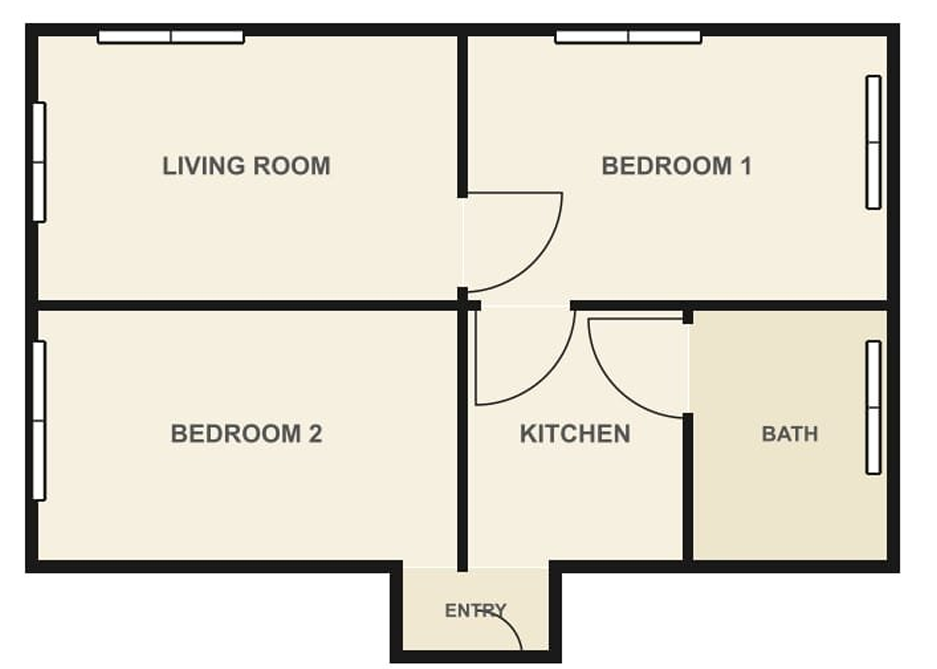
#> input picture sample/plan_a.png, 937 x 669 px
$ python -i image_processor.py   (imports and definitions only)
#> lines starting #> are read from the running program, lines starting #| are printed output that depends on the picture; after the words box and inside, x2 and y2 are one past the last pixel; in counts of white or black regions, pixels touching at a corner belong together
import cv2
import numpy as np
import os


def process_image(image_path):
    """
    Full image processing pipeline:
    1. Grayscale conversion
    2. Binary thresholding (Otsu)
    3. Morphological cleanup
    4. Hough line detection for walls
    Returns processed data needed for graph building.
    """
#> called with image_path = '../sample/plan_a.png'
    img = cv2.imread(image_path)
#> img is the input picture: shape (669, 937, 3); mean B, G, R 209.8, 221.6, 225.7
    if img is None:
        raise FileNotFoundError(f"Cannot read: {image_path}")

    h, w = img.shape[:2]

    # ── Step 1: Grayscale ────────────────────────────────────────
    gray = cv2.cvtColor(img, cv2.COLOR_BGR2GRAY)

    # ── Step 2: Binary (Otsu auto-threshold) ────────────────────
    _, binary = cv2.threshold(gray, 0, 255, cv2.THRESH_BINARY_INV + cv2.THRESH_OTSU)
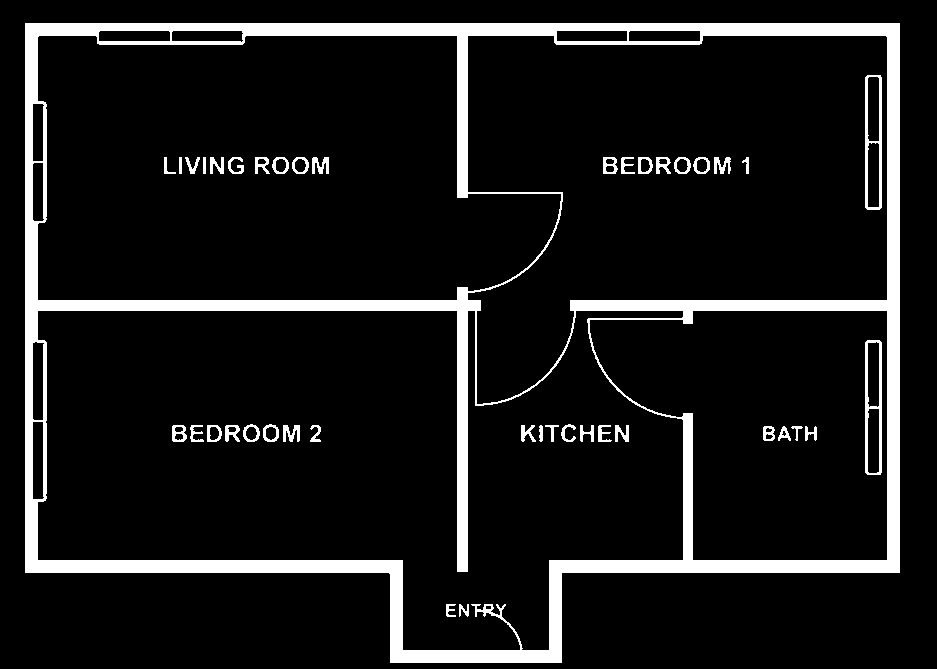
#> binary: shape (669, 937); 9.8% white; 42 white regions, largest, box (x1, y1, x2, y2) and area: (25, 23, 900, 663) 55009, (865, 340, 882, 475) 901, (865, 75, 882, 210) 889

    # ── Step 3: Morphological cleanup ───────────────────────────
    kernel = np.ones((3, 3), np.uint8)
    cleaned = cv2.morphologyEx(binary, cv2.MORPH_OPEN,  kernel, iterations=2)
#> cleaned: shape (669, 937); 8.1% white; 12 white regions, largest, box (x1, y1, x2, y2) and area: (25, 23, 900, 663) 50674, (324, 157, 329, 163) 30, (714, 157, 719, 163) 30
    cleaned = cv2.morphologyEx(cleaned, cv2.MORPH_CLOSE, kernel, iterations=2)

    # ── Step 4: Hough line detection ────────────────────────────
    edges = cv2.Canny(cleaned, 50, 150, apertureSize=3)
#> edges: shape (669, 937); 1.4% white in thin lines or dots, all inside (x1, y1, x2, y2) = (24, 22, 900, 663)
    lines = cv2.HoughLinesP(
        edges,
        rho=1,
        theta=np.pi / 180,
        threshold=60,
        minLineLength=30,
        maxLineGap=8
    )
#> lines = 30 rows, first 6: [26, 22, 898, 22], [38, 299, 456, 299], [39, 310, 455, 310], [563, 572, 899, 572], [550, 559, 682, 559], [469, 35, 556, 35]

    segments = []
    if lines is not None:
        for line in lines:
            x1, y1, x2, y2 = line[0]
            length = float(np.hypot(x2 - x1, y2 - y1))
            angle  = float(np.degrees(np.arctan2(y2 - y1, x2 - x1)))
            segments.append({
                "x1": int(x1), "y1": int(y1),
                "x2": int(x2), "y2": int(y2),
                "length": round(length, 2),
                "angle":  round(angle, 2)
            })
#> this loop made 30 passes
#> (x1, y1, x2, y2, length, angle) on passes 1 to 8: (26, 22, 898, 22, 872, 0), (38, 299, 456, 299, 418, 0), (39, 310, 455, 310, 416, 0), (563, 572, 899, 572, 336, 0), (550, 559, 682, 559, 132, 0), (469, 35, 556, 35, 87, 0), (467, 571, 467, 312, 259, -90), (24, 571, 24, 24, 547, -90)
#> after the loop, segments = 30 items

    # ── Step 5: Room detection via connected components ─────────
    wall_thick = np.ones((7, 7), np.uint8)
    dilated    = cv2.dilate(cleaned, wall_thick, iterations=3)
#> dilated: shape (669, 937); 21.2% white; 6 white regions, box (x1, y1, x2, y2) and area: (16, 14, 909, 669) 128476, (303, 148, 338, 181) 1035, (181, 150, 224, 183) 1019, (606, 418, 638, 449) 848, (274, 416, 309, 440) 828, (705, 148, 739, 172) 805
    inverted   = cv2.bitwise_not(dilated)
    border     = np.zeros_like(inverted)
    cv2.rectangle(border, (5, 5), (w - 5, h - 5), 255, -1)
#> border: shape (669, 937); 97.7% white; 1 black region, box (x1, y1, x2, y2) and area: (0, 0, 937, 669) 14373
    inverted   = cv2.bitwise_and(inverted, border)

    num_labels, labels, stats, centroids = cv2.connectedComponentsWithStats(inverted, connectivity=8)
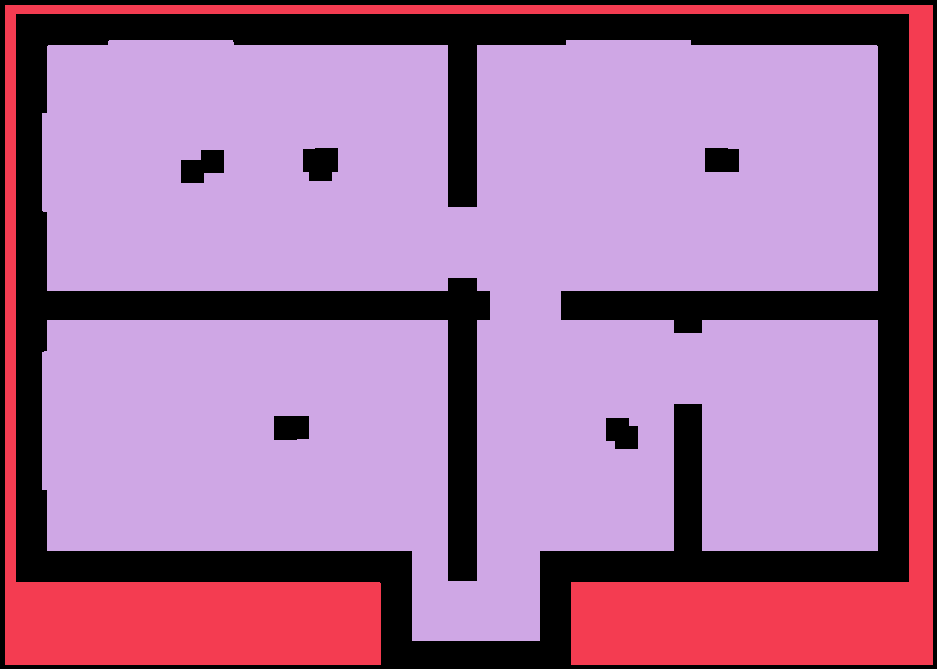
#> labels: shape (669, 937) int32; 3 distinct labels, from 0 to 2; one colour per label, 0 black
#> num_labels = 3; stats = [[0, 0, 937, 669, 146624], [5, 5, 928, 660, 89485], [42, 40, 836, 601, 390744]]; centroids = [[469.4, 320.1], [504.1, 493.4], [459.2, 302.7]]

    rooms = []
    for i in range(1, num_labels):
        area = int(stats[i, cv2.CC_STAT_AREA])
        if area < 4000:
            continue
        rx  = int(stats[i, cv2.CC_STAT_LEFT])
        ry  = int(stats[i, cv2.CC_STAT_TOP])
        rw  = int(stats[i, cv2.CC_STAT_WIDTH])
        rh  = int(stats[i, cv2.CC_STAT_HEIGHT])
        cx  = float(centroids[i][0])
        cy  = float(centroids[i][1])
        rooms.append({
            "id": i,
            "bbox": {"x": rx, "y": ry, "w": rw, "h": rh},
            "area_px": area,
            "centroid": {"x": round(cx, 1), "y": round(cy, 1)}
        })
#> this loop made 2 passes
#> (area, rx, ry, rw, rh, cx, cy) on passes 1 to 2: (89485, 5, 5, 928, 660, 504.1, 493.4), (390744, 42, 40, 836, 601, 459.2, 302.7)
#> after the loop, rooms = 2 items

    print(f"  Image size     : {w}x{h} px")
#|   Image size     : 937x669 px
    print(f"  Wall segments  : {len(segments)}")
#|   Wall segments  : 30
    print(f"  Rooms detected : {len(rooms)}")
#|   Rooms detected : 2

    # ── Save debug images ────────────────────────────────────────
    debug_dir = "output"
    os.makedirs(debug_dir, exist_ok=True)

    # 1. Grayscale
    cv2.imwrite(os.path.join(debug_dir, "debug_1_grayscale.png"), gray)

    # 2. Binary
    cv2.imwrite(os.path.join(debug_dir, "debug_2_binary.png"), cleaned)

    # 3. Hough lines on original
    hough_vis = img.copy()
    for seg in segments:
        cv2.line(hough_vis, (seg["x1"], seg["y1"]), (seg["x2"], seg["y2"]), (0, 255, 0), 2)
#> this loop made 30 passes
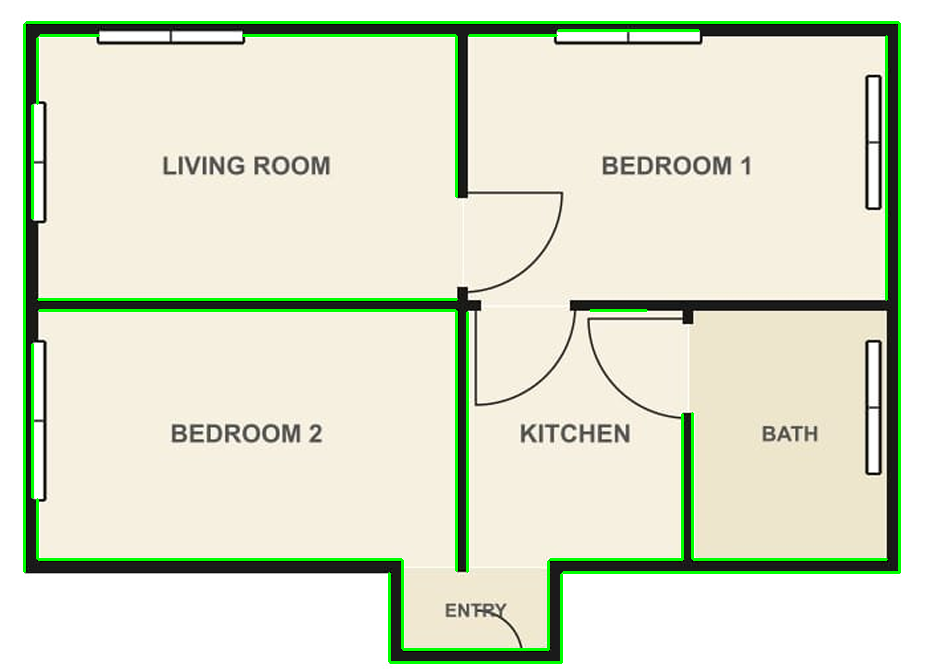
#> hough_vis: shape (669, 937, 3); 3.21% of pixels changed, all inside (x1, y1, x2, y2) = (23, 21, 901, 664)
    cv2.imwrite(os.path.join(debug_dir, "debug_3_hough_lines.png"), hough_vis)

    # 4. Rooms on original
    room_vis = img.copy()
    for r in rooms:
        b = r["bbox"]
        overlay = room_vis.copy()
        cv2.rectangle(overlay, (b["x"], b["y"]), (b["x"]+b["w"], b["y"]+b["h"]), (0, 180, 0), -1)
        cv2.addWeighted(overlay, 0.25, room_vis, 0.75, 0, room_vis)
        cv2.rectangle(room_vis, (b["x"], b["y"]), (b["x"]+b["w"], b["y"]+b["h"]), (0, 220, 0), 2)
        cx2 = b["x"] + b["w"]//2
        cy2 = b["y"] + b["h"]//2
        cv2.putText(room_vis, "R"+str(r["id"]), (cx2-10, cy2), cv2.FONT_HERSHEY_SIMPLEX, 0.6, (0,255,0), 2)
#> this loop made 2 passes
#> (b, cx2, cy2) on passes 1 to 2: ({'x': 5, 'y': 5, 'w': 928, 'h': 660}, 469, 335), ({'x': 42, 'y': 40, 'w': 836, 'h': 601}, 460, 340)
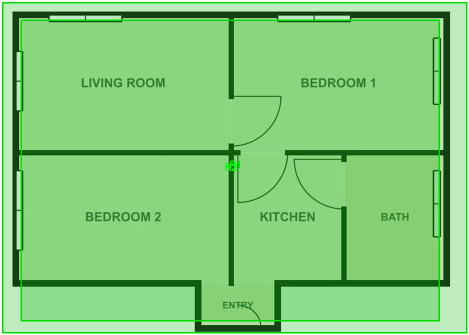
#> room_vis: shape (669, 937, 3) (shown at 1/2 size); mean B, G, R 121.7, 204.6, 130.4
    cv2.imwrite(os.path.join(debug_dir, "debug_4_rooms.png"), room_vis)

    # 5. Full combined
    full_vis = img.copy()
    for seg in segments:
        cv2.line(full_vis, (seg["x1"], seg["y1"]), (seg["x2"], seg["y2"]), (0, 255, 0), 1)
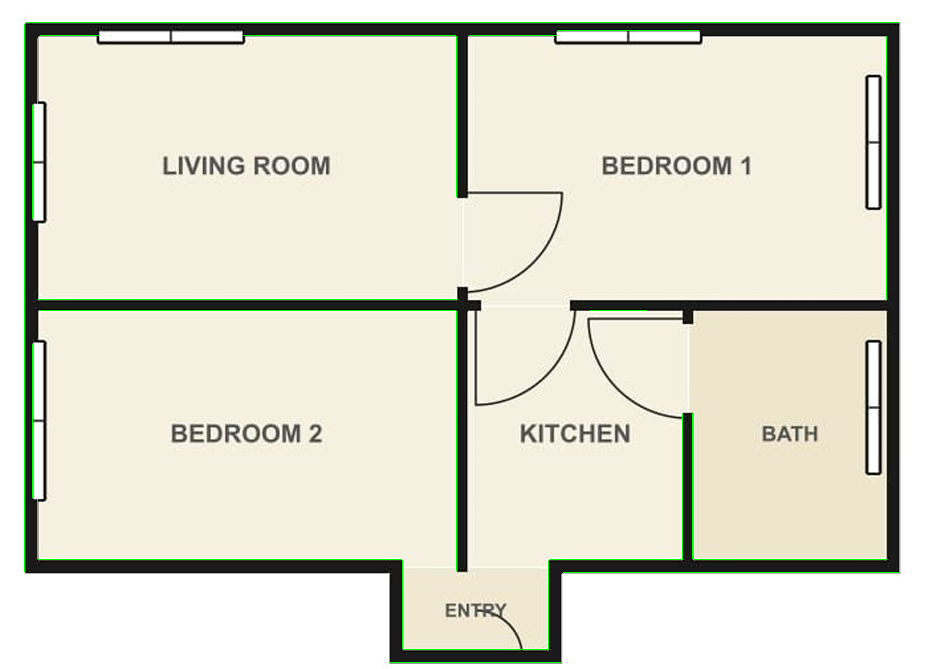
#> full_vis: shape (669, 937, 3); 1.07% of pixels changed, all inside (x1, y1, x2, y2) = (24, 22, 900, 663)
    for r in rooms:
        b = r["bbox"]
        cv2.rectangle(full_vis, (b["x"], b["y"]), (b["x"]+b["w"], b["y"]+b["h"]), (0, 200, 255), 2)
#> this loop made 2 passes
#> b on passes 1 to 2: {'x': 5, 'y': 5, 'w': 928, 'h': 660}, {'x': 42, 'y': 40, 'w': 836, 'h': 601}
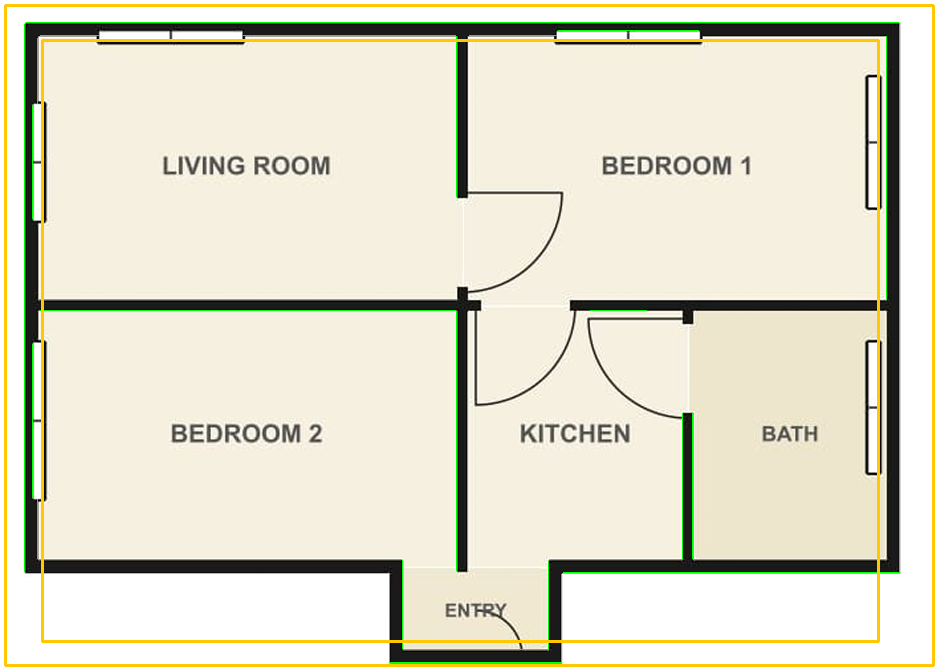
#> full_vis: shape (669, 937, 3); 2.89% of pixels changed, all inside (x1, y1, x2, y2) = (4, 4, 935, 667)
    cv2.imwrite(os.path.join(debug_dir, "debug_5_combined.png"), full_vis)

    print(f"  Debug images saved to output/")
    print(f"    debug_1_grayscale.png")
    print(f"    debug_2_binary.png")
    print(f"    debug_3_hough_lines.png")
    print(f"    debug_4_rooms.png")
    print(f"    debug_5_combined.png")

    return {
        "image_size": {"width": w, "height": h},
        "segments":   segments,
        "rooms":      rooms,
        "gray":       gray,
        "binary":     cleaned
    }

>>> result = process_image('../sample/plan_a.png')
#> result = 5 items

$ run again, on sample/plan_b.png
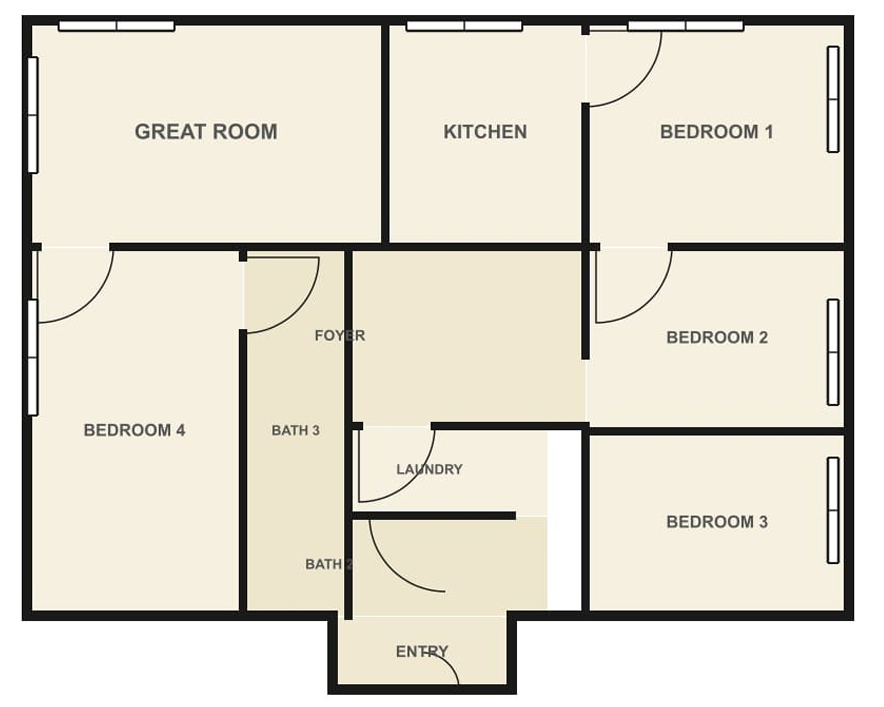
#> input picture sample/plan_b.png, 884 x 707 px
#> in process_image, img is the input picture: shape (707, 884, 3); mean B, G, R 208.1, 220.8, 225.3
#> binary: shape (707, 884); 9.7% white; 72 white regions (1 under 20 px), largest, box (x1, y1, x2, y2) and area: (22, 15, 854, 695) 54939, (827, 298, 840, 406) 585, (826, 457, 840, 564) 583
#> edges: shape (707, 884); 1.8% white in thin lines or dots
#> lines = 51 rows, first 6: [110, 242, 380, 242], [23, 14, 852, 14], [853, 620, 853, 15], [668, 250, 842, 250], [843, 609, 843, 436], [518, 620, 852, 620]
#> the loop in process_image, `for line in lines:` made 51 passes
#> (x1, y1, x2, y2, length, angle) on passes 1 to 8: (110, 242, 380, 242, 270, 0), (23, 14, 852, 14, 829, 0), (853, 620, 853, 15, 605, -90), (668, 250, 842, 250, 174, 0), (843, 609, 843, 436, 173, -90), (518, 620, 852, 620, 334, 0), (21, 619, 21, 16, 603, -90), (32, 609, 352, 609, 320, 0)
#> after the loop in process_image, `for line in lines:`: segments = 51 items
#> dilated: shape (707, 884); 24.2% white; 1 white region, box (x1, y1, x2, y2) and area: (13, 6, 863, 704) 150989
#> border: shape (707, 884); 97.7% white; 1 black region, box (x1, y1, x2, y2) and area: (0, 0, 884, 707) 14238
#> labels: shape (707, 884) int32; 5 distinct labels, from 0 to 4
#> num_labels = 5; stats = [[0, 0, 884, 707, 165020], [5, 5, 875, 698, 65166], [37, 31, 335, 570, 160953], [347, 31, 488, 644, 197033], [599, 445, 236, 156, 36816]]; centroids = [[445.9, 345.3], [483.4, 573.7], [190.7, 304.5], [577.5, 294.4], [716.5, 522.5]]
#> the loop in process_image, `for i in range(1, num_labels):` made 4 passes
#> (area, rx, ry, rw, rh, cx, cy) on passes 1 to 4: (65166, 5, 5, 875, 698, 483.4, 573.7), (160953, 37, 31, 335, 570, 190.7, 304.5), (197033, 347, 31, 488, 644, 577.5, 294.4), (36816, 599, 445, 236, 156, 716.5, 522.5)
#> after the loop in process_image, `for i in range(1, num_labels):`: rooms = 4 items
#|   Image size     : 884x707 px
#|   Wall segments  : 51
#|   Rooms detected : 4
#> the loop in process_image, `for seg in segments:` made 51 passes
#> the loop in process_image, `for r in rooms:` made 4 passes
#> (b, cx2, cy2) on passes 1 to 4: ({'x': 5, 'y': 5, 'w': 875, 'h': 698}, 442, 354), ({'x': 37, 'y': 31, 'w': 335, 'h': 570}, 204, 316), ({'x': 347, 'y': 31, 'w': 488, 'h': 644}, 591, 353), ({'x': 599, 'y': 445, 'w': 236, 'h': 156}, 717, 523)
#> after the loop in process_image, `for r in rooms:`:
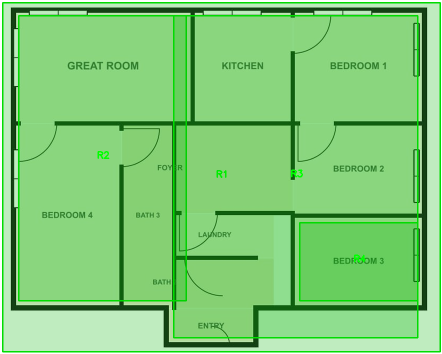
#> room_vis: shape (707, 884, 3) (shown at 1/2 size); mean B, G, R 118.3, 204.3, 127.5
#> the loop in process_image, `for r in rooms:` made 4 passes
#> b on passes 1 to 4: {'x': 5, 'y': 5, 'w': 875, 'h': 698}, {'x': 37, 'y': 31, 'w': 335, 'h': 570}, {'x': 347, 'y': 31, 'w': 488, 'h': 644}, {'x': 599, 'y': 445, 'w': 236, 'h': 156}
#> after the loop in process_image, `for r in rooms:`:
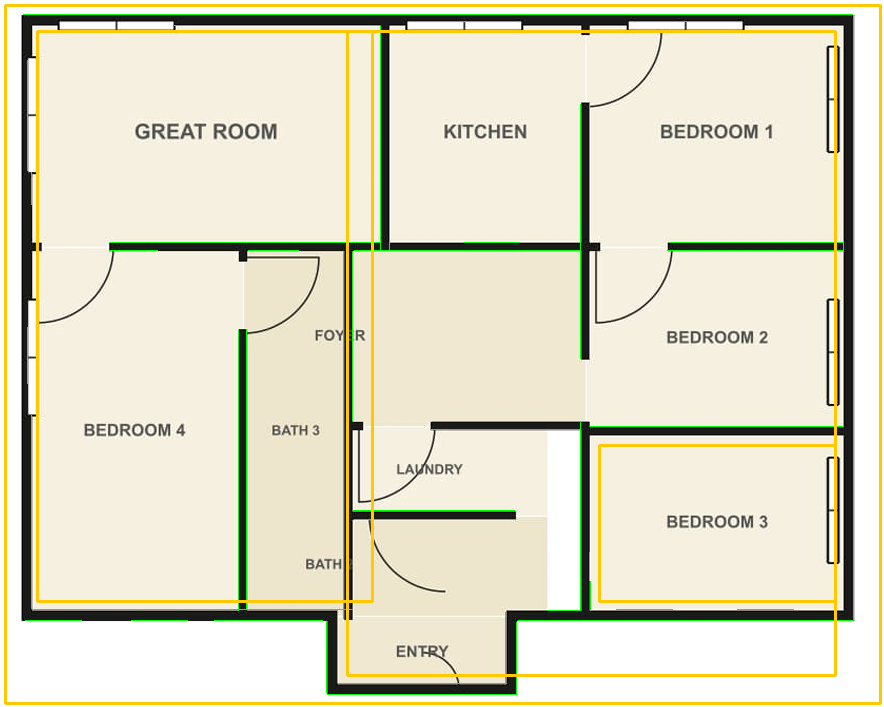
#> full_vis: shape (707, 884, 3); mean B, G, R 198, 221.8, 224.3
#> result = 5 items
